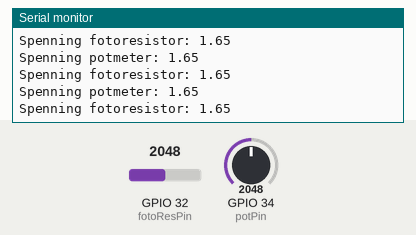
Simulated run of this sketch. Board: ESP32. On the bench: the last lines printed to the serial monitor. The test bench sets the inputs (shaded band); at power-on: GPIO 32 (fotoResPin) = 2048, GPIO 34 (potPin) = 2048.

Above: at 1.3 s.
1.4 s: GPIO 32 (fotoResPin) set to 2866
At 1.9 s:
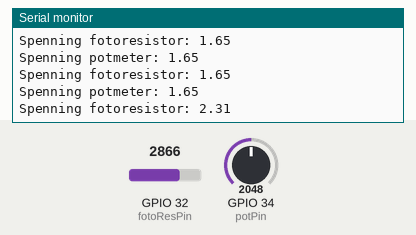
2.9 s: GPIO 34 (potPin) set to 2866
At 3.4 s:
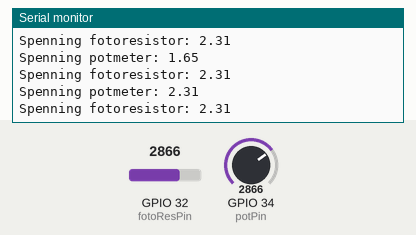
4.4 s: GPIO 32 (fotoResPin) set to 3603
At 4.9 s:
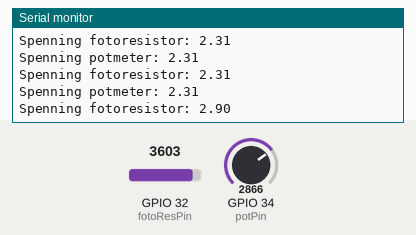
5.9 s: GPIO 34 (potPin) set to 3603
At 6.4 s:
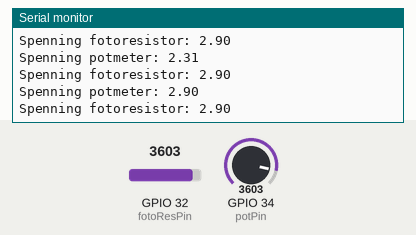
Timing chart, 0 to 8.4 s (numbered marks = the images above; inputs shaded):
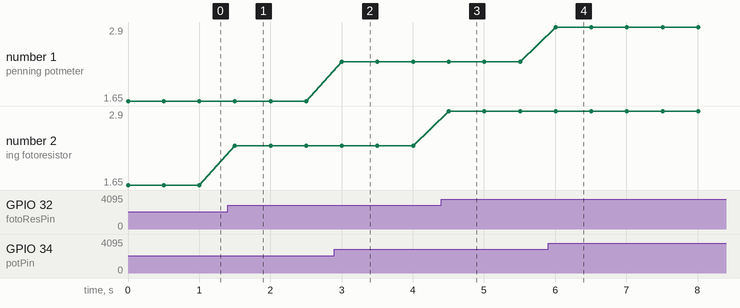

Measured:
- after the input at 1.4 s, the serial monitor: prints a new line after 0.10 s (image 1)
- after the input at 2.9 s, the serial monitor: prints a new line after 0.10 s (image 2)
- after the input at 4.4 s, the serial monitor: prints a new line after 0.11 s (image 3)
- after the input at 5.9 s, the serial monitor: prints a new line after 0.11 s (image 4)
- plotted number 2: 1.65 → 2.31 after the input at 1.4 s, 2.31 → 2.9 after the input at 4.4 s

The sketch:

Oppgave_3a.ino
```cpp
const uint8_t potPin = 34;
const uint8_t fotoResPin = 32;

void setup() {
  Serial.begin(9600);
  pinMode(potPin, INPUT);
  pinMode(fotoResPin, INPUT);
}

void loop() {
  int potValue = analogRead(potPin);
  float potVoltage = potValue * 3.3 / 4095;
  Serial.print("Spenning potmeter: ");
  Serial.println(potVoltage);

  int fotoResValue = analogRead(fotoResPin);
  float fotoResVoltage = fotoResValue * 3.3 / 4095;
  Serial.print("Spenning fotoresistor: ");
  Serial.println(fotoResVoltage);
  delay(500);
}
```
